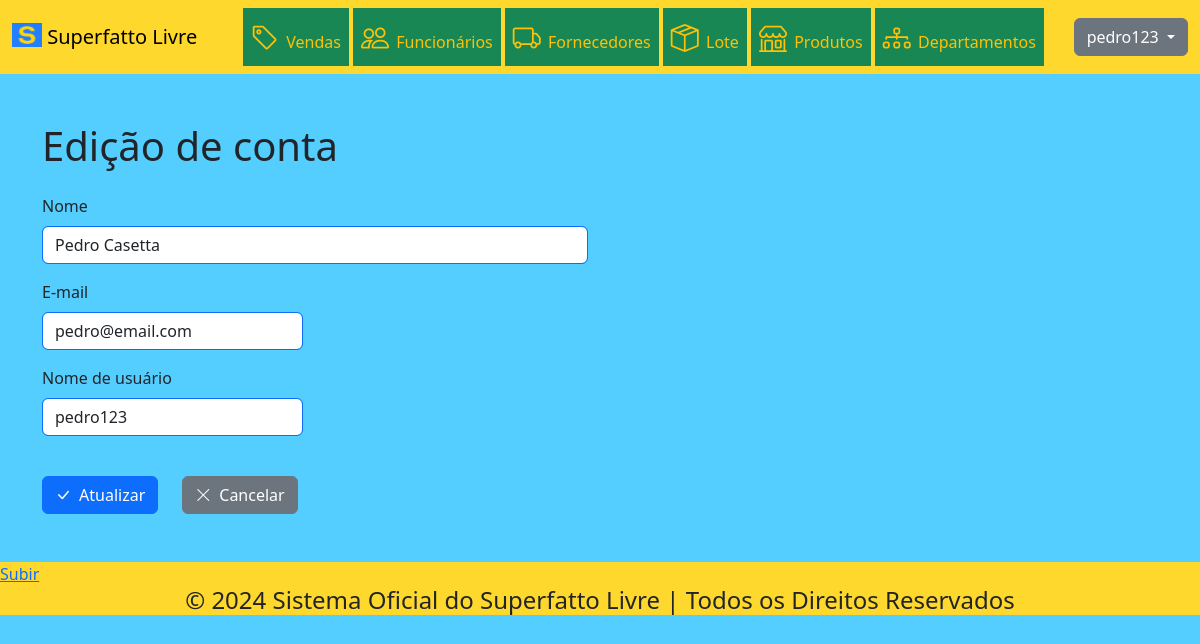
Screenshot of /conta/encaminharEdicao/1 (signed in) with the database file from the repository.
### tables this page shows
CREATE TABLE IF NOT EXISTS `administrador` (
  `codigo` INT NOT NULL AUTO_INCREMENT,
  `cod_credencial` INT NOT NULL,
  PRIMARY KEY (`codigo`),
  INDEX `fk_administrador_credencial1_idx` (`cod_credencial` ASC),
  CONSTRAINT `fk_administrador_conta1`
    FOREIGN KEY (`codigo`)
    REFERENCES `conta` (`codigo`)
    ON DELETE NO ACTION
    ON UPDATE NO ACTION,
  CONSTRAINT `fk_administrador_credencial1`
    FOREIGN KEY (`cod_credencial`)
    REFERENCES `credencial` (`codigo`)
    ON DELETE NO ACTION
    ON UPDATE NO ACTION);

CREATE TABLE IF NOT EXISTS `conta` (
  `codigo` INT NOT NULL AUTO_INCREMENT,
  `nome` VARCHAR(45) NULL,
  `email` VARCHAR(45) NULL,
  `nome_usuario` VARCHAR(45) NULL,
  `senha` VARCHAR(255) NULL,
  `tipo` VARCHAR(45) NULL,
  PRIMARY KEY (`codigo`),
  UNIQUE INDEX `nome_usuario_UNIQUE` (`nome_usuario` ASC),
  UNIQUE INDEX `email_UNIQUE` (`email` ASC));

### App/Controller/BaseController.php (called while the page is built, shortened)
<?php
abstract class BaseController
{
    protected array $dados;
    public function __construct()
    {
        $this->dados = [];
    }
    public function renderizar(string $view)
    {
        $dados = $this->getDados();
        require_once PATH . '/App/View/layout/header.php';
        require_once PATH . '/App/View/layout/menu.php';
        require_once PATH . '/App/View/' . $view . '.php';
        require_once PATH . '/App/View/layout/footer.php';
    }
    public function getDados()
    {
        return $this->dados;
    }
    public function setDados($nomeChave, $valorDado)
    {
        if ($nomeChave != "" && $valorDado != "") {
            $this->dados[$nomeChave] = $valorDado;
        }
    }
}

### index.php (called while the page is built, shortened)
<?php
try
{
    $app = new App();
    $app->identificarController();
    $app->executarController();
} catch (Exception $excecao) {
    throw new Exception("Erro na execução do sistema", $excecao->getCode());
}

### App/Model/Entidades/Conta/Conta.php (called while the page is built, shortened)
<?php
abstract class Conta
{
    protected string $nome;
    protected string $email;
    protected string $nomeUsuario;
    public function __construct(int $codigo = 0, string $nome = "", string $email = "", string $nomeUsuario = "", string $senha = "",
        string $tipo = "")
    {
        $this->nome = $nome;
        $this->email = $email;
        $this->nomeUsuario = $nomeUsuario;
    }
    public static function localizar($codigo, $tipo)
    {
        $contaDAO = new ContaDAO();
        $resultado = $contaDAO->localizar($codigo, $tipo);
        return $resultado;
    }
    public function getNome() : string
    {
        return $this->nome;
    }
    public function getEmail() : string
    {
        return $this->email;
    }
    public function getNomeUsuario() : string
    {
        return $this->nomeUsuario;
    }
}

### App/Model/DAO/BaseDAO.php (called while the page is built, shortened)
<?php
abstract class BaseDAO
{
    private $conexao;
    public function __construct()
    {
        $this->conexao = Conexao::getConexao();
    }
    public function select($sql)
    {
        return $this->conexao->query($sql);
    }
}

### App/Lib/Conexao.php (called while the page is built, shortened)
<?php
class Conexao
{
    public static function getConexao()
    {
        $dsn = DB_DRIVER . ':host=' . DB_HOST . ';dbname=' . DB_NAME . ";";
        $conexao = new PDO($dsn , DB_USER, DB_PASSWORD);
        $conexao->setAttribute(PDO::ATTR_ERRMODE, PDO::ERRMODE_EXCEPTION);
        return $conexao;
    }
}

### App/Model/DAO/ContaDAO.php (called while the page is built, shortened)
<?php
class ContaDAO extends BaseDAO
{
    public function localizar($codigo, $tipo)
    {
        try {
            if ($tipo == 'administrador') {
                $pdoStatement = $this->select("SELECT c.*, a.cod_credencial, cr.nome nome_credencial
                FROM conta c, administrador a, credencial cr
                WHERE c.codigo = $codigo AND a.codigo = $codigo AND cr.codigo = a.cod_credencial");
                $arrayResultado = $pdoStatement->fetch(PDO::FETCH_ASSOC);
                $conta = new Administrador(
                    $arrayResultado['codigo'],
                    $arrayResultado['nome'],
                    $arrayResultado['email'],
                    $arrayResultado['nome_usuario'],
                    $arrayResultado['senha'],
                    $arrayResultado['tipo'],
                    $arrayResultado['cod_credencial'],
                    $arrayResultado['nome_credencial']
                );
            }
            return $conta;
        }
        catch (Exception $excecao) {
            $erro = new Exception("Erro " . $excecao->getCode() . ". Erro no acesso aos dados");
            return $erro;
        }
    }
}

### App/View/conta/edicao.php (the view, shortened to what this page needs)
<div class="container-sm my-5">
  <?php if (isset($dados['conta']) && !empty($dados['conta'])) { ?>
    <div class="row">
      <div class="col">
        <form method="POST" action="http://<?=APP_HOST?>/conta/atualizar">
          <div class="row mb-3">
            <div class="col-auto">
              <h1>Edição de conta</h1>
            </div>
          </div>
          <div class="row mb-3">
            <div class="col-11 col-md-9 col-lg-6">
              <label for="nome" class="form-label">Nome</label>
              <input type="text" class="form-control border border-primary
              <?= (isset($dados['validacao']) && !$dados['validacao']['nome_validado'] ? 'is-invalid' : '') ?>"
              id="nome" name="nome"
              value="<?= (isset($dados['formulario'])) ? $dados['formulario']['nome'] : $dados['conta']->getNome() ?>" required>
            </div>
        </div>
        <div class="row mb-3">
            <div class="col-6 col-md-4 col-lg-3">
              <label for="email" class="form-label">E-mail</label>
              <input type="text" class="form-control border border-primary
              <?= (isset($dados['validacao']) && !$dados['validacao']['email_validado'] ? 'is-invalid' : '') ?>"
              id="email" name="email"
              value="<?= (isset($dados['formulario'])) ? $dados['formulario']['email'] : $dados['conta']->getEmail() ?>" required>
            </div>
        </div>
        <div class="row mb-3">
          <div class="col-6 col-md-4 col-lg-3">
            <label for="nome_usuario" class="form-label">Nome de usuário</label>
            <input type="text" class="form-control border border-primary
            <?= (isset($dados['validacao']) && !$dados['validacao']['usuario_validado'] ? 'is-invalid' : '') ?>"
            id="nome_usuario" name="nome_usuario"
            value="<?=
            (isset($dados['formulario'])) ? $dados['formulario']['nome_usuario'] : $dados['conta']->getNomeUsuario() ?>" required>
          </div>
        </div>
        <div class="row">
          <div class="col-auto">
            <button type="submit" class="btn btn-primary">
              <i class="bi bi-check-lg">&ensp;</i>Atualizar
            </button>
          </div>
          <div class="col-auto">
            <a href="http://<?=APP_HOST?>/conta/encaminharPerfil" class="btn btn-secondary">
              <i class="bi bi-x-lg">&ensp;</i>Cancelar
            </a>
          </div>
        </div>
        </form>
      </div>
    </div>
  <?php } ?>
</div>

### public/css/estilo.css (style rules this page uses)
body { background-color: #53ceff; }

### rows the page displays
administrador: nome "Pedro Casetta", email "pedro@email.com", nome_usuario "pedro123"

### other values shown
$sessao::getNomeUsuario() "pedro123"
